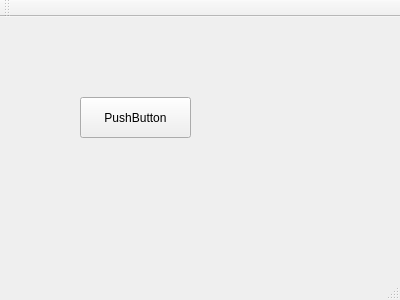
<?xml version="1.0" encoding="UTF-8"?>
<ui version="4.0">
 <class>MainWindow</class>
 <widget class="QMainWindow" name="MainWindow">
  <property name="geometry">
   <rect>
    <x>0</x>
    <y>0</y>
    <width>400</width>
    <height>300</height>
   </rect>
  </property>
  <property name="windowTitle">
   <string>MainWindow</string>
  </property>
  <widget class="QWidget" name="centralWidget">
   <widget class="QPushButton" name="pushButton">
    <property name="geometry">
     <rect>
      <x>80</x>
      <y>80</y>
      <width>111</width>
      <height>41</height>
     </rect>
    </property>
    <property name="text">
     <string>PushButton</string>
    </property>
   </widget>
  </widget>
  <widget class="QMenuBar" name="menuBar">
   <property name="geometry">
    <rect>
     <x>0</x>
     <y>0</y>
     <width>400</width>
     <height>26</height>
    </rect>
   </property>
  </widget>
  <widget class="QToolBar" name="mainToolBar">
   <attribute name="toolBarArea">
    <enum>TopToolBarArea</enum>
   </attribute>
   <attribute name="toolBarBreak">
    <bool>false</bool>
   </attribute>
  </widget>
  <widget class="QStatusBar" name="statusBar"/>
 </widget>
 <layoutdefault spacing="6" margin="11"/>
 <resources/>
 <connections/>
</ui>
